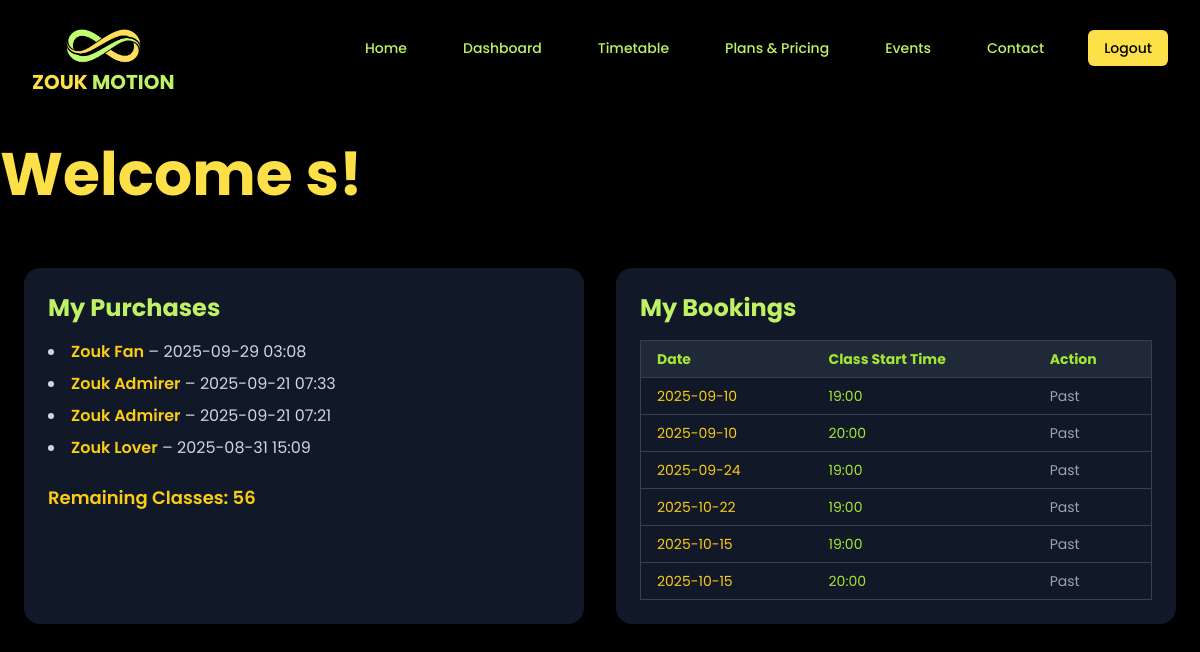
Page /dashboard (signed in) on the committed database.
### app.py (models this page shows)
class Purchase(db.Model):
    id = db.Column(db.Integer, primary_key=True)
    user_id = db.Column(db.Integer, db.ForeignKey('user.id'), nullable=False)
    plan_name = db.Column(db.String(100), nullable=False)
    timestamp = db.Column(db.DateTime, default=datetime.utcnow)
    user = db.relationship('User', backref=db.backref('purchases', lazy=True))

class User(db.Model):
    id = db.Column(db.Integer, primary_key=True)
    name = db.Column(db.String(150))
    email = db.Column(db.String(150), unique=True, nullable=False)
    password = db.Column(db.String(200), nullable=False)
    remaining_classes = db.Column(db.Integer, default=0)

class Booking(db.Model):
    id = db.Column(db.Integer, primary_key=True)
    user_id = db.Column(db.Integer, db.ForeignKey('user.id'), nullable=False)
    date = db.Column(db.String(20), nullable=False)
    time = db.Column(db.String(10), nullable=False)
    user = db.relationship('User', backref=db.backref('bookings', lazy=True))

### app.py (the view)
@app.route('/dashboard')
def dashboard():
    if 'username' not in session:
        flash('Please log in first.')
        return redirect(url_for('login'))
    admin_email = "debo_da_zouker"
    is_admin = (session.get('username') == admin_email)
    bookings = []
    user = User.query.get(session["user_id"])
    for b in user.bookings:
        class_datetime = datetime.strptime(f"{b.date} {b.time}", "%Y-%m-%d %H:%M")
        bookings.append({
            "date": b.date,
            "time": b.time,
            "class_datetime": class_datetime
        })
    now = datetime.now()
    if is_admin:
        users = User.query.order_by(User.id).all()
        return render_template('dashboard.html', username=session['username'], users=users, is_admin=True)
    else:
        user = User.query.get(session['user_id'])
        purchases = Purchase.query.filter_by(user_id=session['user_id']).order_by(Purchase.timestamp.desc()).all()
        return render_template('dashboard.html', username=session['username'], purchases=purchases, is_admin=False, user = user, bookings=bookings, now=now)

### templates/dashboard.html (shortened to what this page needs)
<!DOCTYPE html>
<html lang="en">
<head>
    <script src="https://cdn.tailwindcss.com"></script>
    <link href="https://unpkg.com/aos@2.3.1/dist/aos.css" rel="stylesheet">
</head>
<body class="text-gray-800">
    <nav class="bg-black shadow-lg sticky top-0 z-50">
        <div class="max-w-7xl mx-auto px-4 sm:px-6 lg:px-8">
            <div class="flex justify-between h-26">
                <div class="flex items-center">
                    <div class="flex flex-col items-center mt-6">
                        <img class="h-12 w-auto" src="{{ url_for('static', filename='logo.png') }}" alt="Zouk Motion Logo">
                        <span class="-mt-1 text-xl font-bold text-center">
                            <span class="text-yellow-300">ZOUK</span>
                            <span class="text-lime-300">MOTION</span>
                        </span>
                    </div>
                </div>
                <div class="hidden md:flex items-center space-x-8">
                    <a href="{{ url_for('home') }}" class="nav-link px-3 py-2 text-sm font-medium text-lime-300 hover:text-yellow-300">Home</a>
                    <a href="{{ url_for('dashboard') }}" class="nav-link px-3 py-2 text-sm font-medium text-lime-300 hover:text-yellow-300">Dashboard</a>
                    <a href="{{ url_for('timetable') }}" class="nav-link px-3 py-2 text-sm font-medium text-lime-300 hover:text-yellow-300">Timetable</a>
                    <a href="{{ url_for('pricing') }}" class="nav-link px-3 py-2 text-sm font-medium text-lime-300 hover:text-yellow-300">Plans & Pricing</a>
                    <a href="{{ url_for('home') }}#upcoming-events" class="nav-link px-3 py-2 text-sm font-medium text-lime-300 hover:text-yellow-300">Events</a>
                    <a href="{{ url_for('home') }}#footer" class="nav-link px-3 py-2 text-sm font-medium text-lime-300 hover:text-yellow-300">Contact</a>
                    <a href="{{ url_for('logout') }}" class="px-4 py-2 text-sm font-medium text-black bg-yellow-300 rounded-md hover:bg-lime-300 transition duration-300">Logout</a>
                </div>
            </div>
        </div>
    </nav>
    <br><br>
    <h1 class="text-yellow-300 md:text-6xl font-bold mb-6">Welcome {{ username }}!</h1>
    {% if is_admin %}
        <h2 class="text-2xl font-semibold mb-4">All Users and Their Purchases</h2>
        <table class="w-full border border-gray-700 text-sm text-left mb-10">
            <thead class="bg-gray-800 text-lime-400">
                <tr>
                    <th class="px-4 py-2">User</th>
                    <th class="px-4 py-2">Email</th>
                    <th class="px-4 py-2">Current Package</th>
                    <th class="px-4 py-2">Class Credits</th>
                </tr>
            </thead>
            <tbody>
                {% for user in users %}
                <tr class="border-t border-gray-700">
                    <td class="px-4 py-2">
                        <form action="{{ url_for('delete_user', user_id=user.id) }}" method="POST" onsubmit="return confirm('Are you sure you want to delete this user and all their purchases?');">
                            <button type="submit" class="bg-red-600 hover:bg-red-700 text-white px-3 py-1 rounded-md">Delete {{ user.name }}</button>
                        </form>
                    </td>
                    <td class="px-4 py-2">{{ user.email }}</td>
                    <td class="px-4 py-2">
                        {% if user.purchases %}
                            <ul class="list-none">
                                {% for p in user.purchases %}
                                    <li class="mb-1">
                                        <form action="{{ url_for('delete_purchase', purchase_id=p.id) }}" method="POST" style="display:inline;" onsubmit="return confirm('Delete this purchase?');">
                                            <button type="submit" class="bg-red-500 hover:bg-red-600 text-white px-2 py-1 rounded-md">{{ p.plan_name }}</button>
                                        </form> - {{ p.timestamp.strftime('%Y-%m-%d') }}
                                    </li>
                                {% endfor %}
                            </ul>
                        {% else %}
                            No purchases
                        {% endif %}
                    </td>
                    <td class="px-4 py-2">
                        <form action="{{ url_for('update_class_credit', user_id=user.id) }}"
                            method="POST"
                            class="inline-flex items-center space-x-2"
                            onsubmit="return confirm('Update class credits for {{ user.name }}?');">
                            <div class="flex flex-col items-center">
                                <button type="submit" name="action" value="add"
                                        class="bg-green-600 hover:bg-green-700 text-white px-2 py-1 rounded-t-md w-10 flex justify-center items-center">
                                    ▲
                                </button>
                                <input type="number"
                                    name="remaining_classes"
                                    value="{{ user.remaining_classes }}"
                                    min="0"
                                    class="w-10 text-center border border-gray-600 bg-gray-800 text-white focus:ring-2 focus:ring-lime-300 focus:outline-none">
                                <button type="submit" name="action" value="remove"
                                        class="bg-red-600 hover:bg-red-700 text-white px-2 py-1 rounded-b-md w-10 flex justify-center items-center">
                                    ▼
                                </button>
                            </div>
                            <button type="submit" name="action" value="save"
                                    class="bg-lime-500 hover:bg-lime-600 text-black px-3 py-1 rounded-md font-semibold transition ml-2">
                                Save
                            </button>
                        </form>
                    </td>
                </tr>
                {% endfor %}
            </tbody>
        </table>
    {% else %}
        <div class="grid grid-cols-1 md:grid-cols-2 gap-8 px-6 py-10">
            <div class="bg-gray-900 p-6 rounded-2xl shadow-lg">
                <h2 class="text-2xl font-bold text-lime-300 mb-4">My Purchases</h2>
                {% if purchases %}
                    <ul class="list-disc list-inside space-y-2 text-gray-300">
                        {% for purchase in purchases %}
                        <li>
                            <span class="font-semibold text-yellow-400">{{ purchase.plan_name }}</span> – {{ purchase.timestamp.strftime('%Y-%m-%d %H:%M') }}
                        </li>
                        {% endfor %}
                    </ul>
                {% else %}
                    <p class="text-yellow-400">You have no purchases yet.</p>
                {% endif %}
                <h3 class="mt-6 text-lg font-semibold text-yellow-400">Remaining Classes: {{ user.remaining_classes }}</h3>
            </div>
<div class="bg-gray-900 p-6 rounded-2xl shadow-lg">
    <h2 class="text-2xl font-bold text-lime-300 mb-4">My Bookings</h2>
    {% if bookings %}
    <div class="overflow-x-auto">
        <table class="w-full border border-gray-700 text-sm text-left">
            <thead class="bg-gray-800 text-lime-400">
                <tr>
                    <th class="px-4 py-2">Date</th>
                    <th class="px-4 py-2">Class Start Time</th>
                    <th class="px-4 py-2">Action</th>
                </tr>
            </thead>
            <tbody>
                {% for b in bookings %}
                <tr class="border-t border-gray-700">
                    <td class="px-4 py-2 text-yellow-400">{{ b.date }}</td>
                    <td class="px-4 py-2 text-lime-400">{{ b.time }}</td>
                    <td class="px-4 py-2">
                        {% if b.class_datetime > now %}
                        <form method="POST" action="{{ url_for('cancel_class') }}">
                            <input type="hidden" name="date" value="{{ b.date }}">
                            <input type="hidden" name="time" value="{{ b.time }}">
                            <button type="submit" class="bg-red-600 hover:bg-red-700 text-white px-3 py-1 rounded-md text-sm">Cancel</button>
                        </form>
                        {% else %}
                        <span class="text-gray-400">Past</span>
                        {% endif %}
                    </td>
                </tr>
                {% endfor %}
            </tbody>
        </table>
    </div>
    {% else %}
        <p class="text-gray-400">You have no bookings yet.</p>
    {% endif %}
</div>
        </div>
    {% endif %}
</body>
</html>

### templates/dashboard.html (style rules this page uses)
body { font-family: 'Poppins', sans-serif; background-color: #000; line-height: 1.6; color: #e2e8f0; overflow-x: hidden; }
html { overflow-x: hidden; }
h1, h2, h3, h4, h5, h6 { line-height: 1.3; margin-bottom: 1rem; }
.text-lime-300 { color: #c1ff72; }

### rows in the picture
Purchase: plan_name "Zouk Fan", timestamp "2025-09-29 03:08"
Purchase: plan_name "Zouk Admirer", timestamp "2025-09-21 07:33"
Purchase: plan_name "Zouk Admirer", timestamp "2025-09-21 07:21"
Purchase: plan_name "Zouk Lover", timestamp "2025-08-31 15:09"
User: remaining_classes "56"
Booking: date "2025-09-10", time "19:00"
Booking: date "2025-09-10", time "20:00"
Booking: date "2025-09-24", time "19:00"
Booking: date "2025-10-22", time "19:00"
Booking: date "2025-10-15", time "19:00"
Booking: date "2025-10-15", time "20:00"

### other values in the picture
{{ username }} "s"
